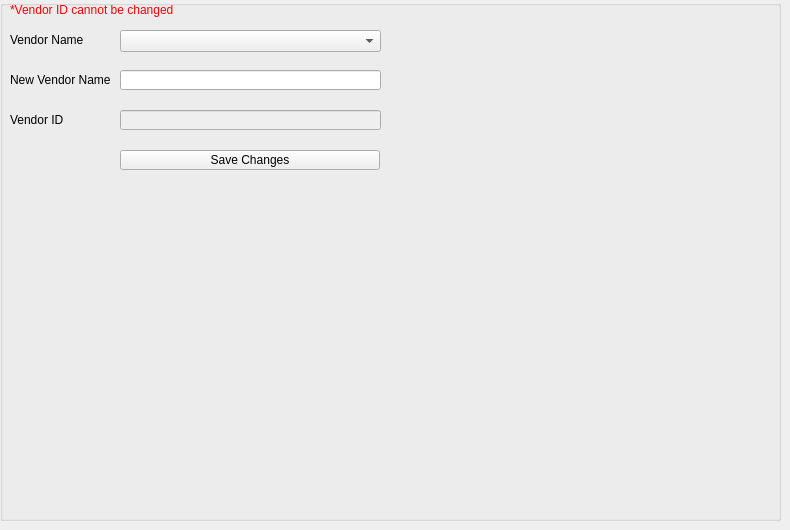
      <widget class="QWidget" name="editVendorTab">
       <attribute name="title">
        <string>Edit Vendor</string>
       </attribute>
       <widget class="QGroupBox" name="editVendorGroupBox">
        <property name="geometry">
         <rect>
          <x>0</x>
          <y>0</y>
          <width>781</width>
          <height>521</height>
         </rect>
        </property>
        <property name="title">
         <string/>
        </property>
        <widget class="QLabel" name="label_28">
         <property name="geometry">
          <rect>
           <x>10</x>
           <y>30</y>
           <width>81</width>
           <height>20</height>
          </rect>
         </property>
         <property name="text">
          <string>Vendor Name</string>
         </property>
        </widget>
        <widget class="QPushButton" name="saveChangesButtonEditVendorTab">
         <property name="geometry">
          <rect>
           <x>120</x>
           <y>150</y>
           <width>260</width>
           <height>20</height>
          </rect>
         </property>
         <property name="text">
          <string>Save Changes</string>
         </property>
        </widget>
        <widget class="QLabel" name="feedbackLabelEditVendorTab">
         <property name="geometry">
          <rect>
           <x>120</x>
           <y>200</y>
           <width>261</width>
           <height>20</height>
          </rect>
         </property>
         <property name="text">
          <string/>
         </property>
        </widget>
        <widget class="QLabel" name="label_35">
         <property name="geometry">
          <rect>
           <x>10</x>
           <y>0</y>
           <width>261</width>
           <height>20</height>
          </rect>
         </property>
         <property name="styleSheet">
          <string notr="true">color: red;</string>
         </property>
         <property name="text">
          <string>*Vendor ID cannot be changed</string>
         </property>
        </widget>
        <widget class="QLabel" name="label_36">
         <property name="geometry">
          <rect>
           <x>10</x>
           <y>110</y>
           <width>81</width>
           <height>20</height>
          </rect>
         </property>
         <property name="text">
          <string>Vendor ID</string>
         </property>
        </widget>
        <widget class="QLineEdit" name="vendorIdLineEditEditVendorTab">
         <property name="enabled">
          <bool>false</bool>
         </property>
         <property name="geometry">
          <rect>
           <x>120</x>
           <y>110</y>
           <width>261</width>
           <height>20</height>
          </rect>
         </property>
        </widget>
        <widget class="QComboBox" name="vendorNameComboBoxEditVendorTab">
         <property name="geometry">
          <rect>
           <x>120</x>
           <y>30</y>
           <width>261</width>
           <height>22</height>
          </rect>
         </property>
        </widget>
        <widget class="QLabel" name="label_37">
         <property name="geometry">
          <rect>
           <x>10</x>
           <y>70</y>
           <width>101</width>
           <height>20</height>
          </rect>
         </property>
         <property name="text">
          <string>New Vendor Name</string>
         </property>
        </widget>
        <widget class="QLineEdit" name="newVendorNameLineEditEditVendorTab">
         <property name="geometry">
          <rect>
           <x>120</x>
           <y>70</y>
           <width>261</width>
           <height>20</height>
          </rect>
         </property>
        </widget>
       </widget>
      </widget>
